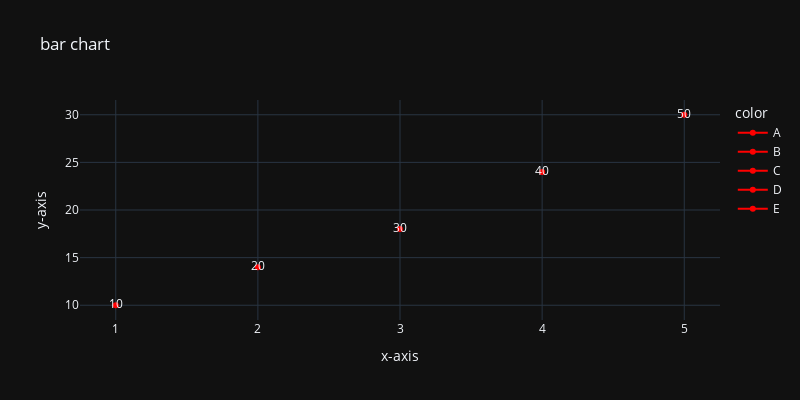

Notebook cell for this chart:
### Code cell
labels = ['A','B','C','D','E']
counts = [10,20,30,40,50]
fig = px.line(x=x,y=y,title='bar chart',labels={'x':'x-axis','y':'y-axis'},
        width= 800, height= 400, color=labels, text= counts,template='plotly_dark',markers = True,
        color_discrete_sequence= ['red'])
fig.show()

### Figure 1 — Plotly figure (JSON) as saved in the notebook; plotly's stock layout.template omitted (floating-point values rounded to 4 significant figures)
{"data": [{"hovertemplate": "color=A<br>x-axis=%{x}<br>y-axis=%{y}<br>text=%{text}<extra></extra>", "legendgroup": "A", "line": {"color": "red", "dash": "solid"}, "marker": {"symbol": "circle"}, "mode": "lines+markers+text", "name": "A", "orientation": "v", "showlegend": true, "text": [10], "type": "scatter", "x": [1], "xaxis": "x", "y": [10], "yaxis": "y"}, {"hovertemplate": "color=B<br>x-axis=%{x}<br>y-axis=%{y}<br>text=%{text}<extra></extra>", "legendgroup": "B", "line": {"color": "red", "dash": "solid"}, "marker": {"symbol": "circle"}, "mode": "lines+markers+text", "name": "B", "orientation": "v", "showlegend": true, "text": [20], "type": "scatter", "x": [2], "xaxis": "x", "y": [14], "yaxis": "y"}, {"hovertemplate": "color=C<br>x-axis=%{x}<br>y-axis=%{y}<br>text=%{text}<extra></extra>", "legendgroup": "C", "line": {"color": "red", "dash": "solid"}, "marker": {"symbol": "circle"}, "mode": "lines+markers+text", "name": "C", "orientation": "v", "showlegend": true, "text": [30], "type": "scatter", "x": [3], "xaxis": "x", "y": [18], "yaxis": "y"}, {"hovertemplate": "color=D<br>x-axis=%{x}<br>y-axis=%{y}<br>text=%{text}<extra></extra>", "legendgroup": "D", "line": {"color": "red", "dash": "solid"}, "marker": {"symbol": "circle"}, "mode": "lines+markers+text", "name": "D", "orientation": "v", "showlegend": true, "text": [40], "type": "scatter", "x": [4], "xaxis": "x", "y": [24], "yaxis": "y"}, {"hovertemplate": "color=E<br>x-axis=%{x}<br>y-axis=%{y}<br>text=%{text}<extra></extra>", "legendgroup": "E", "line": {"color": "red", "dash": "solid"}, "marker": {"symbol": "circle"}, "mode": "lines+markers+text", "name": "E", "orientation": "v", "showlegend": true, "text": [50], "type": "scatter", "x": [5], "xaxis": "x", "y": [30], "yaxis": "y"}], "layout": {"height": 400, "legend": {"title": {"text": "color"}, "tracegroupgap": 0}, "title": {"text": "bar chart"}, "width": 800, "xaxis": {"anchor": "y", "domain": [0, 1], "title": {"text": "x-axis"}}, "yaxis": {"anchor": "x", "domain": [0, 1], "title": {"text": "y-axis"}}}}
